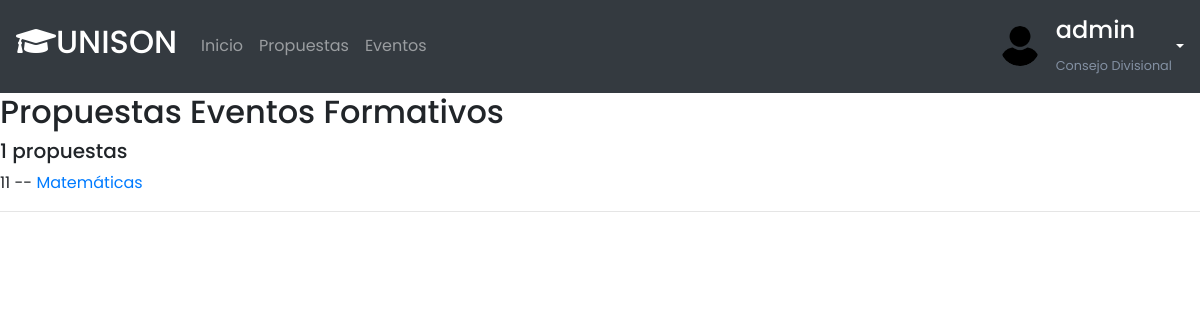
Page /Propuestas (signed in) on the earlier database version.
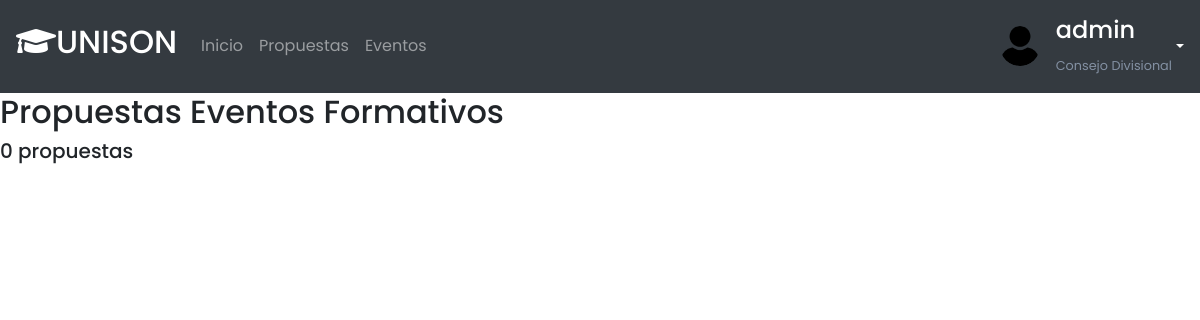
Same page on the later database version.
### eventos/models.py (models this page shows, shortened)
class Evento(models.Model):
    nombre = models.CharField(max_length=200)
    TIPO_EVENTOS = (
            ('Diplomado','Diplomado'),
            ('Curso','Curso'),
            ('Taller','Taller'),
            ('Programa Especial','Programa Especial')
        )
    TipoEventos =  models.CharField(max_length=30,null=True,choices=TIPO_EVENTOS)
    TIPO_MODALIDAD = (
            ('En Linea', 'En Linea'),
            ('Presencial','Presencial'),
            ('Mixta','Mixta')
        )
    modalidad = models.CharField(max_length=30,null=True,choices=TIPO_MODALIDAD)
    objetivos = models.TextField(null=True)
    experiencias = models.TextField(null=True)
    contenido = models.TextField(null=True)
    recursos_y_materiales = models.TextField(null=True,blank=True)
    Estrategias_de_Evaluacion = models.TextField(null=True)
    Duracion_en_horas = models.PositiveIntegerField(default=1,validators=[MinValueValidator(10), MaxValueValidator(400)])
    Fecha_de_Inicio = models.DateField()
    Fecha_de_Fin = models.DateField()
    Referencias_y_bibliografia = models.TextField(null=True,blank=True)
    Utilidad_y_Oportunidad_del_programa = models.TextField(null=True)
    Cupo_Maximo = models.PositiveIntegerField(default=1,validators=[MinValueValidator(1), MaxValueValidator(200)])
    Requisistos_de_Acreditacion = models.TextField(null=True)
    Experiencia_y_pericia_de_Instructores = models.TextField(null=True)
    Dirigido_a = models.TextField(null=True)
    Requisitos_de_Participacion = models.TextField(null=True)
    Curriculum_de_los_Instructores = models.TextField(null=True)
    Capacidad_de_autofinanciamiento = models.TextField(null=True,blank=True)
    updated = models.DateTimeField(auto_now=True)
    created = models.DateTimeField(auto_now_add=True)
    responsable = models.ForeignKey(Responsable, null=True, on_delete= models.SET_NULL,default=Responsable)
    ESTATUS = (
            ('Aceptado','Aceptado'),
            ('Pendiente','Pendiente'),
            ('Rechazado','Rechazado')
        )
    estatus = models.CharField(max_length=20,default=ESTATUS[1], choices=ESTATUS)
    class Meta:
        ordering = ['created']

### eventos/views.py (the view)
# urls.py: path('Propuestas', views.AllPropuestas, name="AllPropuestas"),
@login_required(login_url='login')
def AllPropuestas(request):
    if request.user.is_superuser:
        Propuestas = Evento.objects.filter(estatus = 'Pendiente')
        propuesta_count = Propuestas.count()
        context = {'Propuestas':Propuestas, 'propuesta_count':propuesta_count}
        return render(request,'AllPropuestas.html', context)
    else:
         return redirect('inicio')

### eventos/templates/AllPropuestas.html
{% extends 'main.html' %}
{% block content %}
<h2>Propuestas Eventos Formativos</h2>
<h5>{{propuesta_count}} propuestas</h5>
{% for propuesta in Propuestas %}
<div>
    {{propuesta.id}} -- <a href="{% url 'actualizarEstatus' propuesta.id %}">{{propuesta.nombre}}</a>
    <hr>
</div>
{% endfor %}
{% endblock %}

Differences in the rows shown:
no longer on this page (row edited): Evento: id "11", nombre "Matemáticas"
Other differences:
{{ propuesta_count }}: "1" → "0"
